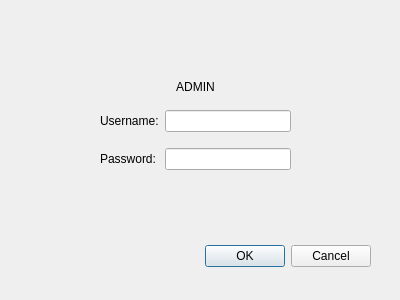
<?xml version="1.0" encoding="UTF-8"?>
<ui version="4.0">
 <class>login</class>
 <widget class="QDialog" name="login">
  <property name="geometry">
   <rect>
    <x>0</x>
    <y>0</y>
    <width>400</width>
    <height>300</height>
   </rect>
  </property>
  <property name="windowTitle">
   <string>Dialog</string>
  </property>
  <widget class="QDialogButtonBox" name="buttonBox">
   <property name="geometry">
    <rect>
     <x>30</x>
     <y>240</y>
     <width>341</width>
     <height>32</height>
    </rect>
   </property>
   <property name="orientation">
    <enum>Qt::Horizontal</enum>
   </property>
   <property name="standardButtons">
    <set>QDialogButtonBox::Cancel|QDialogButtonBox::Ok</set>
   </property>
  </widget>
  <widget class="QWidget" name="layoutWidget">
   <property name="geometry">
    <rect>
     <x>100</x>
     <y>70</y>
     <width>191</width>
     <height>112</height>
    </rect>
   </property>
   <layout class="QGridLayout" name="gridLayout">
    <item row="2" column="1">
     <widget class="QLineEdit" name="passwordInput">
      <property name="echoMode">
       <enum>QLineEdit::Password</enum>
      </property>
     </widget>
    </item>
    <item row="1" column="1">
     <widget class="QLineEdit" name="usernameInput"/>
    </item>
    <item row="1" column="0">
     <widget class="QLabel" name="usernameLabel">
      <property name="text">
       <string>Username:</string>
      </property>
     </widget>
    </item>
    <item row="0" column="0" colspan="2">
     <widget class="QLabel" name="adminLabel">
      <property name="sizePolicy">
       <sizepolicy hsizetype="Preferred" vsizetype="Fixed">
        <horstretch>0</horstretch>
        <verstretch>0</verstretch>
       </sizepolicy>
      </property>
      <property name="styleSheet">
       <string notr="true">font: 15pt &quot;Lato&quot;;</string>
      </property>
      <property name="text">
       <string>ADMIN</string>
      </property>
      <property name="alignment">
       <set>Qt::AlignCenter</set>
      </property>
     </widget>
    </item>
    <item row="2" column="0">
     <widget class="QLabel" name="passwordLabel">
      <property name="text">
       <string>Password:</string>
      </property>
     </widget>
    </item>
   </layout>
  </widget>
 </widget>
 <resources/>
 <connections>
  <connection>
   <sender>buttonBox</sender>
   <signal>accepted()</signal>
   <receiver>login</receiver>
   <slot>accept()</slot>
   <hints>
    <hint type="sourcelabel">
     <x>248</x>
     <y>254</y>
    </hint>
    <hint type="destinationlabel">
     <x>157</x>
     <y>274</y>
    </hint>
   </hints>
  </connection>
  <connection>
   <sender>buttonBox</sender>
   <signal>rejected()</signal>
   <receiver>login</receiver>
   <slot>reject()</slot>
   <hints>
    <hint type="sourcelabel">
     <x>316</x>
     <y>260</y>
    </hint>
    <hint type="destinationlabel">
     <x>286</x>
     <y>274</y>
    </hint>
   </hints>
  </connection>
 </connections>
</ui>
